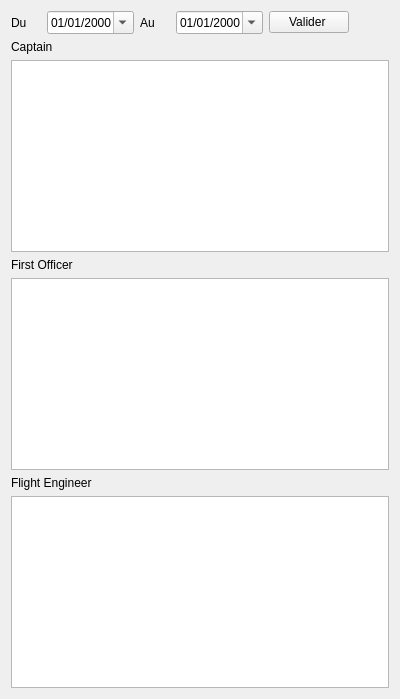
      <widget class="QWidget" name="b727Tab">
       <attribute name="title">
        <string>B727</string>
       </attribute>
       <layout class="QVBoxLayout" name="verticalLayout_9">
        <item>
         <layout class="QHBoxLayout" name="horizontalLayout_15">
          <item>
           <widget class="QLabel" name="label_20">
            <property name="sizePolicy">
             <sizepolicy hsizetype="Fixed" vsizetype="Preferred">
              <horstretch>0</horstretch>
              <verstretch>0</verstretch>
             </sizepolicy>
            </property>
            <property name="minimumSize">
             <size>
              <width>30</width>
              <height>0</height>
             </size>
            </property>
            <property name="text">
             <string>Du</string>
            </property>
           </widget>
          </item>
          <item>
           <widget class="QDateEdit" name="dateFromB727">
            <property name="sizePolicy">
             <sizepolicy hsizetype="Fixed" vsizetype="Fixed">
              <horstretch>0</horstretch>
              <verstretch>0</verstretch>
             </sizepolicy>
            </property>
            <property name="displayFormat">
             <string>dd/MM/yyyy</string>
            </property>
            <property name="calendarPopup">
             <bool>true</bool>
            </property>
           </widget>
          </item>
          <item>
           <widget class="QLabel" name="label_21">
            <property name="sizePolicy">
             <sizepolicy hsizetype="Fixed" vsizetype="Preferred">
              <horstretch>0</horstretch>
              <verstretch>0</verstretch>
             </sizepolicy>
            </property>
            <property name="minimumSize">
             <size>
              <width>30</width>
              <height>0</height>
             </size>
            </property>
            <property name="text">
             <string>Au</string>
            </property>
           </widget>
          </item>
          <item>
           <widget class="QDateEdit" name="dateToB727">
            <property name="sizePolicy">
             <sizepolicy hsizetype="Fixed" vsizetype="Fixed">
              <horstretch>0</horstretch>
              <verstretch>0</verstretch>
             </sizepolicy>
            </property>
            <property name="displayFormat">
             <string>dd/MM/yyyy</string>
            </property>
            <property name="calendarPopup">
             <bool>true</bool>
            </property>
           </widget>
          </item>
          <item>
           <widget class="QPushButton" name="validerB727">
            <property name="text">
             <string>Valider </string>
            </property>
           </widget>
          </item>
          <item>
           <spacer name="horizontalSpacer_10">
            <property name="orientation">
             <enum>Qt::Horizontal</enum>
            </property>
            <property name="sizeHint" stdset="0">
             <size>
              <width>40</width>
              <height>20</height>
             </size>
            </property>
           </spacer>
          </item>
         </layout>
        </item>
        <item>
         <widget class="QLabel" name="label_17">
          <property name="text">
           <string>Captain</string>
          </property>
         </widget>
        </item>
        <item>
         <widget class="QTableWidget" name="capB727Tab"/>
        </item>
        <item>
         <widget class="QLabel" name="label_18">
          <property name="text">
           <string>First Officer</string>
          </property>
         </widget>
        </item>
        <item>
         <widget class="QTableWidget" name="foB727Tab"/>
        </item>
        <item>
         <widget class="QLabel" name="label_19">
          <property name="text">
           <string>Flight Engineer</string>
          </property>
         </widget>
        </item>
        <item>
         <widget class="QTableWidget" name="feB727Tab"/>
        </item>
       </layout>
      </widget>
